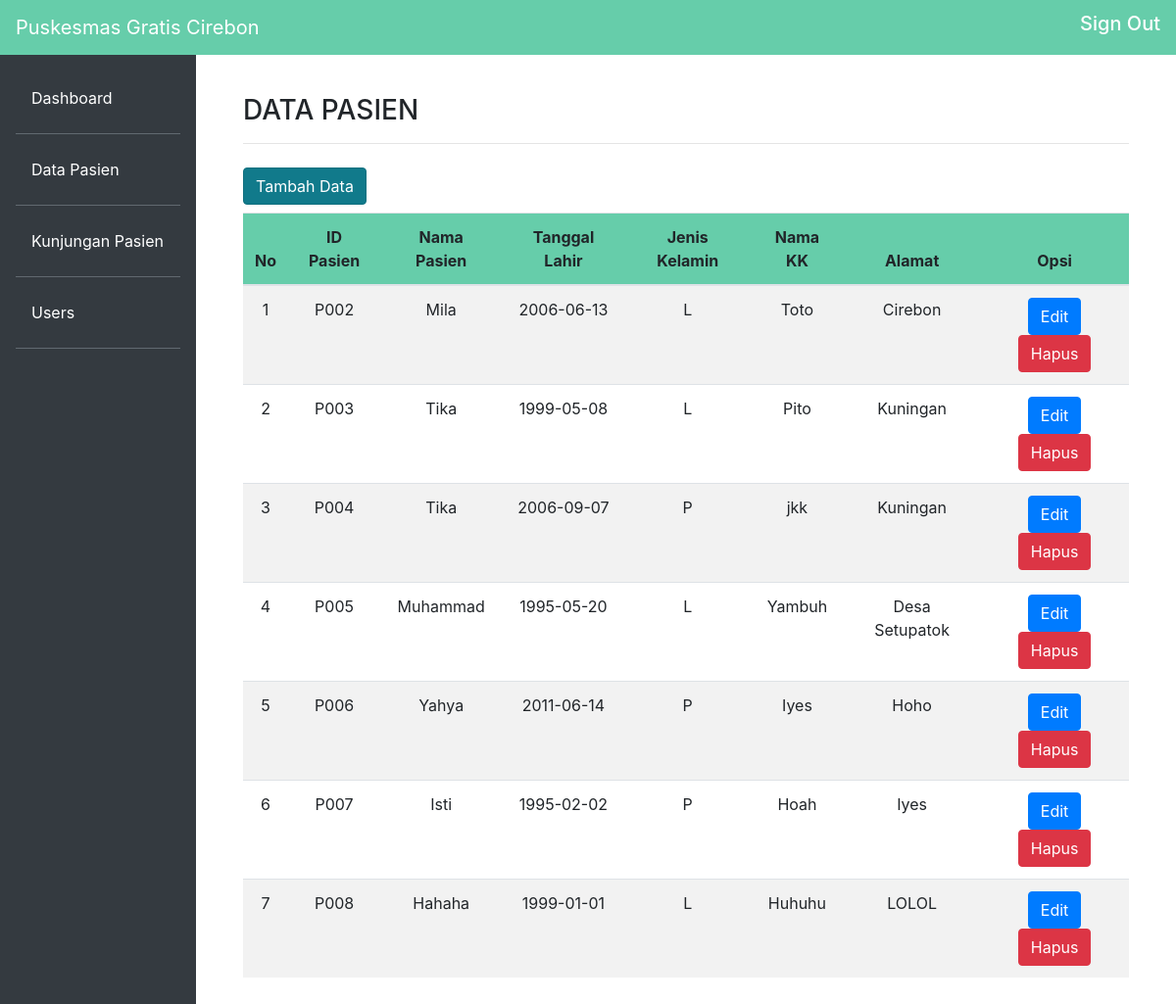
Screenshot of /index.php?page=pasien (signed in) with the database file from the repository.
### tables this page shows
CREATE TABLE `tbl_pasien` (
  `id_pasien` varchar(11) NOT NULL,
  `nama_pasien` varchar(50) NOT NULL,
  `tgl_lahir` date NOT NULL,
  `jk` varchar(1) NOT NULL,
  `nama_kk` varchar(50) NOT NULL,
  `alamat` varchar(100) NOT NULL
);

### modules/pasien/pasien.php (the view)
<h3>DATA PASIEN</h3><hr>
<a href="?page=pasien_tambah" class="btn btn-info  active my-2" role="button" aria-pressed="true">Tambah Data</a>
<br><table class="table table-striped">
  <thead class="thead bg-green">
    <tr class="text-center">
      <th scope="col">No</th>
      <th scope="col">ID Pasien</th>
      <th scope="col">Nama Pasien</th>
      <th scope="col">Tanggal Lahir</th>
      <th scope="col">Jenis Kelamin</th>
      <th scope="col">Nama KK</th>
      <th scope="col">Alamat</th>
      <th scope="col">Opsi</th>
    </tr>
  </thead>
  <tbody>
      <?php
        $sql = 'SELECT * FROM tbl_pasien';
        $result = $connect->query($sql);
        if ($result->num_rows > 0){
          $i = 1;
          while($row = $result->fetch_assoc()) {
      ?>
    <tr class="text-center">
      <td><?php echo $i; ?></td>
      <td><?php echo $row['id_pasien']; ?></td>
      <td><?php echo $row['nama_pasien']; ?></td>
      <td><?php echo $row['tgl_lahir']; ?></td>
      <td><?php echo $row['jk']; ?></td>
      <td><?php echo $row['nama_kk']; ?></td>
      <td><?php echo $row['alamat']; ?></td>
      <td>
        <a class="btn btn-primary" href="?page=pasien_edit&id=<?=$row['id_pasien'];?>">Edit</a>
         <a class="btn btn-danger" href="?page=pasien_hapus&id_pasien=<?php echo $row['id_pasien'];?>" onclick="return confirm('Yakin ingin dihapus ?')">Hapus</a>
      </td>
    </tr>
    <?php
      $i++;
        }
      }
    ?>
  </tbody>
</table>

### index.php (shortened to what this page needs)
<!doctype html>
<?php
if(isset($_GET['page'])){
    $page = $_GET['page'];
} else{
    $page = "";
}
if(isset($_GET['op'])){
    $op = $_GET['op'];
} else{
    $op = "";
}
if ($page == "") {
    if ($op == "") {
        $page = MODULE_PATH . 'dashboard/dashboard';
    } else {
        $page = $op;
    }
} else {
    if (preg_match('/_/i', $page)) {
        $modname = explode('_', $page);
        $page = MODULE_PATH . $modname[0] . '/' . $page;
    } else {
        $page = MODULE_PATH . $page . '/' . $page;
    }
}
?>
<html lang="en">
  <head>
    <link rel="stylesheet" href="https://stackpath.bootstrapcdn.com/bootstrap/4.3.1/css/bootstrap.min.css">
    <link rel="stylesheet" type="text/css" href="css/bootstrap.min.css">
    <link rel="stylesheet" type="text/css" href="css/style.css">
    <link rel="stylesheet" type="text/css" href="dist/sweetalert.css">
    <link rel="stylesheet" type="text/css" href="fontawasome/css/all.min.css">
  </head>
  <body>
    <nav class="navbar navbar-expand-lg navbar-dark bg-green fixed-top">
      <a class="navbar-brand" href="#">Puskesmas Gratis Cirebon</a>
        <div class="icon ml-auto">
          <h5>
            <a href="logout.php" class="text-white">Sign Out</i></a>
          </h5>
        </div>
    </nav>
    <div class="row no-gutters mt-5">
      <div class="col-md-2 bg-dark mt-2 pr-3 pt-4">
        <ul class="nav flex-column ml-3 mb-5">
          <li class="nav-item">
            <a class="nav-link active text-white" href="?page=dashboard">Dashboard</a> <hr class="bg-secondary">
          </li>
          <li class="nav-item">
            <a class="nav-link text-white" href="?page=pasien">Data Pasien</a> <hr class="bg-secondary">
          </li>
          <li class="nav-item">
            <a class="nav-link text-white" href="?page=kunjungan">Kunjungan Pasien</a> <hr class="bg-secondary">
          </li>
          <li class="nav-item">
            <a class="nav-link text-white" href="?page=user">Users</a> <hr class="bg-secondary">
          </li>
        </ul>
      </div>
       <div class="col-md-10 p-5 pt-2">
        <?php
          if(!file_exists($page.'.php')){
             echo "Module tidak ditemukan";
          } else {
                include $page.'.php';
          }
        ?>
      </div>
    </div>
  </body>
</html>

### css/style.css (style rules this page uses)
.bg-green { background-color: #66CDAA; }
body { max-height: 600px; }

### rows the page displays
tbl_pasien: id_pasien "P002", nama_pasien "Mila", tgl_lahir "2006-06-13", jk "L", nama_kk "Toto", alamat "Cirebon"
tbl_pasien: id_pasien "P003", nama_pasien "Tika", tgl_lahir "1999-05-08", jk "L", nama_kk "Pito", alamat "Kuningan"
tbl_pasien: id_pasien "P004", nama_pasien "Tika", tgl_lahir "2006-09-07", jk "P", nama_kk "jkk", alamat "Kuningan"
tbl_pasien: id_pasien "P005", nama_pasien "Muhammad", tgl_lahir "1995-05-20", jk "L", nama_kk "Yambuh", alamat "Desa Setupatok"
tbl_pasien: id_pasien "P006", nama_pasien "Yahya", tgl_lahir "2011-06-14", jk "P", nama_kk "Iyes", alamat "Hoho"
tbl_pasien: id_pasien "P007", nama_pasien "Isti", tgl_lahir "1995-02-02", jk "P", nama_kk "Hoah", alamat "Iyes"
tbl_pasien: id_pasien "P008", nama_pasien "Hahaha", tgl_lahir "1999-01-01", jk "L", nama_kk "Huhuhu", alamat "LOLOL"
